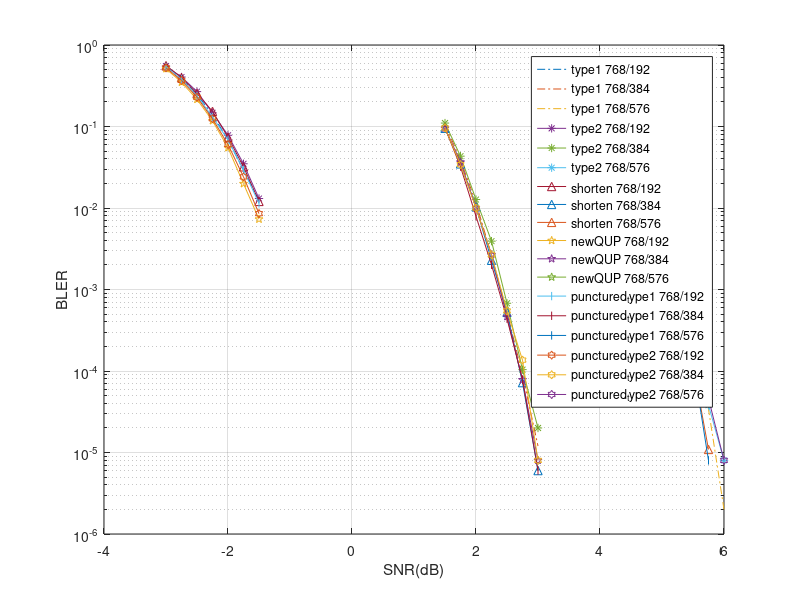

This figure's MATLAB source:

clear;


% type1 768/192
%%16-Feb-2022 03:33:15
SNR_db = [-3.000000e+00 -2.750000e+00 -2.500000e+00 -2.250000e+00 -2.000000e+00 -1.750000e+00 -1.500000e+00 ];
TX_CNT = [101000 101000 101000 101000 101000 101000 101000 ];
BLK_ERR_CNT = [55582 39378 24973 14151 6936 2936 1257 ];
BIT_ERR_CNT = [3391868 2173690 1270793 650382 294191 114283 45371 ];
semilogy(SNR_db, BLK_ERR_CNT./TX_CNT, "-.");
hold on;

% type1 768/384
%%16-Feb-2022 22:36:38
SNR_db = [1.500000e+00 1.750000e+00 2.000000e+00 2.250000e+00 2.500000e+00 2.750000e+00 3.000000e+00 ];
TX_CNT = [101000 101000 101000 191000 500000 500000 500000 ];
BLK_ERR_CNT = [10804 3904 1173 503 263 45 6 ];
BIT_ERR_CNT = [894809 286273 77906 31864 14351 2439 388 ];
semilogy(SNR_db, BLK_ERR_CNT./TX_CNT, "-.");
hold on;

% type1 768/576
%%17-Feb-2022 21:35:49
SNR_db = [4.500000e+00 4.750000e+00 5.000000e+00 5.250000e+00 5.500000e+00 5.750000e+00 6.000000e+00 ];
TX_CNT = [101000 101000 101000 408000 500000 500000 500000 ];
BLK_ERR_CNT = [8311 2560 625 501 103 17 1 ];
BIT_ERR_CNT = [1030532 270036 59635 42402 8740 990 66 ];
semilogy(SNR_db, BLK_ERR_CNT./TX_CNT, "-.");
hold on;

% type2 768/192
%%20-Jan-2022 17:19:44
SNR_db = [-3.000000e+00 -2.750000e+00 -2.500000e+00 -2.250000e+00 -2.000000e+00 -1.750000e+00 -1.500000e+00 ];
TX_CNT = [101000 101000 101000 101000 101000 101000 101000 ];
BLK_ERR_CNT = [55604 40857 27069 14886 7881 3524 1320 ];
BIT_ERR_CNT = [3377684 2207078 1345976 689697 326632 133451 47035 ];
semilogy(SNR_db, BLK_ERR_CNT./TX_CNT, "-*");
hold on;

% type2 768/384
%%21-Jan-2022 09:11:20
SNR_db = [1.500000e+00 1.750000e+00 2.000000e+00 2.250000e+00 2.500000e+00 2.750000e+00 3.000000e+00 ];
TX_CNT = [101000 101000 101000 128000 500000 500000 500000 ];
BLK_ERR_CNT = [11128 4368 1283 502 339 52 10 ];
BIT_ERR_CNT = [805413 272838 73360 24237 14873 2084 540 ];
semilogy(SNR_db, BLK_ERR_CNT./TX_CNT, "-*");
hold on;

% type2 768/576
%%16-Feb-2022 20:24:10
SNR_db = [4.500000e+00 4.750000e+00 5.000000e+00 5.250000e+00 5.500000e+00 5.750000e+00 6.000000e+00 ];
TX_CNT = [101000 101000 101000 214000 500000 500000 500000 ];
BLK_ERR_CNT = [10898 3929 1031 503 184 19 4 ];
BIT_ERR_CNT = [1125781 345107 85420 36812 11410 753 184 ];
semilogy(SNR_db, BLK_ERR_CNT./TX_CNT, "-*");
hold on;




% shorten 768/192
%%16-Feb-2022 12:07:56
SNR_db = [-3.000000e+00 -2.750000e+00 -2.500000e+00 -2.250000e+00 -2.000000e+00 -1.750000e+00 -1.500000e+00 ];
TX_CNT = [101000 101000 101000 101000 101000 101000 101000 ];
BLK_ERR_CNT = [56311 40202 25668 15474 7456 3233 1216 ];
BIT_ERR_CNT = [3469612 2288791 1325548 716919 330638 129067 44926 ];
semilogy(SNR_db, BLK_ERR_CNT./TX_CNT, "-^");
hold on;

% shorten 768/384
%%18-Feb-2022 09:47:15
SNR_db = [1.500000e+00 1.750000e+00 2.000000e+00 2.250000e+00 2.500000e+00 2.750000e+00 3.000000e+00 ];
TX_CNT = [101000 101000 101000 220000 500000 500000 500000 ];
BLK_ERR_CNT = [9609 3510 1045 502 262 36 3 ];
BIT_ERR_CNT = [761463 237233 64360 33053 13747 1913 132 ];
semilogy(SNR_db, BLK_ERR_CNT./TX_CNT, "-^");
hold on;

% shorten 768/576
%%12-Feb-2022 07:56:49
SNR_db = [4.500000e+00 4.750000e+00 5.000000e+00 5.250000e+00 5.500000e+00 5.750000e+00 6.000000e+00 ];
TX_CNT = [101000 101000 101000 500000 500000 367000 0 ];
BLK_ERR_CNT = [7565 2198 530 436 59 4 0 ];
BIT_ERR_CNT = [945719 253775 54762 39556 5687 106 0 ];
semilogy(SNR_db, BLK_ERR_CNT./TX_CNT, "-^");
hold on;











% QUP without bit permution
%%09-Mar-2022 15:49:26
SNR_db = [-3.000000e+00 -2.750000e+00 -2.500000e+00 -2.250000e+00 -2.000000e+00 -1.750000e+00 -1.500000e+00 ];
TX_CNT = [101000 101000 101000 101000 101000 101000 101000 ];
BLK_ERR_CNT = [51604 35269 21703 11892 5540 2008 737 ];
BIT_ERR_CNT = [3514244 2241531 1225541 613300 263421 91904 30967 ];
semilogy(SNR_db, BLK_ERR_CNT./TX_CNT, "-p");
hold on;

%%10-Mar-2022 10:42:11
SNR_db = [1.500000e+00 1.750000e+00 2.000000e+00 2.250000e+00 2.500000e+00 2.750000e+00 3.000000e+00 ];
TX_CNT = [101000 101000 101000 188000 500000 500000 500000 ];
BLK_ERR_CNT = [9634 3693 1016 501 232 39 4 ];
BIT_ERR_CNT = [880508 306051 76662 34100 14334 2191 117 ];
semilogy(SNR_db, BLK_ERR_CNT./TX_CNT, "-p");
hold on;

%%11-Mar-2022 04:26:05
SNR_db = [4.500000e+00 4.750000e+00 5.000000e+00 5.250000e+00 5.500000e+00 5.750000e+00 6.000000e+00 ];
TX_CNT = [101000 101000 101000 223000 500000 278000 0 ];
BLK_ERR_CNT = [10780 3679 1011 501 209 18 0 ];
BIT_ERR_CNT = [1288392 380953 91514 42807 16799 1602 0 ];
semilogy(SNR_db, BLK_ERR_CNT./TX_CNT, "-p");
hold on;

% puncture type1
%%09-Mar-2022 07:37:12
SNR_db = [-3.000000e+00 -2.750000e+00 -2.500000e+00 -2.250000e+00 -2.000000e+00 -1.750000e+00 -1.500000e+00 ];
TX_CNT = [101000 101000 101000 101000 101000 101000 101000 ];
BLK_ERR_CNT = [54605 38562 23929 13204 6907 2960 1149 ];
BIT_ERR_CNT = [3563695 2370551 1311165 674317 313322 123409 42200 ];
semilogy(SNR_db, BLK_ERR_CNT./TX_CNT, "-|");
hold on;

%%11-Mar-2022 05:27:58
SNR_db = [1.500000e+00 1.750000e+00 2.000000e+00 2.250000e+00 2.500000e+00 2.750000e+00 3.000000e+00 ];
TX_CNT = [101000 101000 101000 249000 500000 500000 500000 ];
BLK_ERR_CNT = [9727 3250 799 501 219 39 3 ];
BIT_ERR_CNT = [843509 257203 57327 32473 13326 1821 114 ];
semilogy(SNR_db, BLK_ERR_CNT./TX_CNT, "-|");
hold on;

%%13-Mar-2022 11:54:24
SNR_db = [4.500000e+00 4.750000e+00 5.000000e+00 5.250000e+00 5.500000e+00 5.750000e+00 6.000000e+00 ];
TX_CNT = [101000 101000 101000 500000 500000 500000 500000 ];
BLK_ERR_CNT = [7729 2252 567 406 64 4 0 ];
BIT_ERR_CNT = [975565 247142 62173 36816 4914 254 0 ];
semilogy(SNR_db, BLK_ERR_CNT./TX_CNT, "-|");
hold on;

% puncture type2
%%09-Mar-2022 00:07:41
SNR_db = [-3.000000e+00 -2.750000e+00 -2.500000e+00 -2.250000e+00 -2.000000e+00 -1.750000e+00 -1.500000e+00 ];
TX_CNT = [101000 101000 101000 101000 101000 101000 101000 ];
BLK_ERR_CNT = [52937 37150 23097 12561 6064 2434 861 ];
BIT_ERR_CNT = [3477881 2208205 1267785 647375 289300 106339 34403 ];
semilogy(SNR_db, BLK_ERR_CNT./TX_CNT, "-h");
hold on;

%%09-Mar-2022 22:02:46
SNR_db = [1.500000e+00 1.750000e+00 2.000000e+00 2.250000e+00 2.500000e+00 2.750000e+00 3.000000e+00 ];
TX_CNT = [101000 101000 101000 188000 500000 500000 500000 ];
BLK_ERR_CNT = [9695 3440 1008 501 273 68 4 ];
BIT_ERR_CNT = [824536 256139 65896 28744 13687 3487 84 ];
semilogy(SNR_db, BLK_ERR_CNT./TX_CNT, "-h");
hold on;

%%10-Mar-2022 22:16:09
SNR_db = [4.500000e+00 4.750000e+00 5.000000e+00 5.250000e+00 5.500000e+00 5.750000e+00 6.000000e+00 ];
TX_CNT = [101000 101000 101000 269000 500000 500000 500000 ];
BLK_ERR_CNT = [9854 3239 916 503 194 23 4 ];
BIT_ERR_CNT = [1142235 333089 90726 46936 14613 1958 272 ];
semilogy(SNR_db, BLK_ERR_CNT./TX_CNT, "-h");


ylabel("BLER");
xlabel("SNR(dB)");
grid on;
% legend('512/128 polar' ,'576/288 ASC','576/432 ASC', '576/144 type1', '576/288 type1', '576/432 type1', '576/144 DES', '576/288 DES', '576/432 DES', '1536/768 type1', '1536/768 apc', '768/192 ASC', '768/384 ASC', '768/576 ASC');

legend(...
'type1 768/192','type1 768/384','type1 768/576' ,...
'type2 768/192','type2 768/384','type2 768/576' ,...
'shorten 768/192' ,'shorten 768/384', 'shorten 768/576',...
'newQUP 768/192','newQUP 768/384','newQUP 768/576', ...
'punctured_type1 768/192','punctured_type1 768/384','punctured_type1 768/576', ...
'punctured_type2 768/192','punctured_type2 768/384','punctured_type2 768/576')